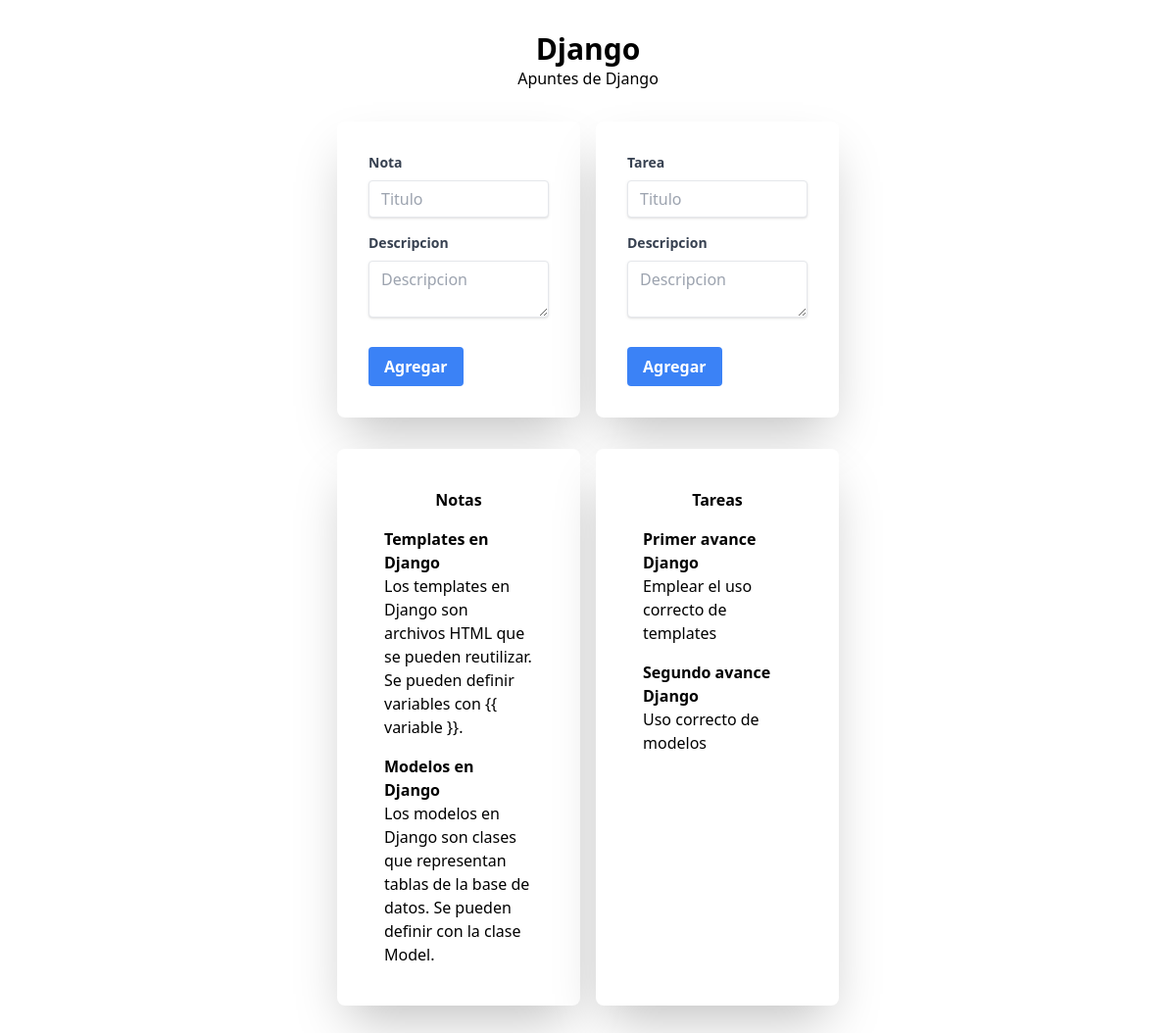
The page /apuntes/26 on the database its author committed.
### app/models.py (models this page shows, shortened)
class Agenda(models.Model):
    nombre = models.CharField(max_length=50)
    descripcion = models.CharField(max_length=200)

class Nota(models.Model):
    titulo = models.CharField(max_length=50)
    descripcion = models.CharField(max_length=200)
    agenda = models.ForeignKey(Agenda, on_delete=models.CASCADE)

class Tarea(models.Model):
    titulo = models.CharField(max_length=50)
    descripcion = models.CharField(max_length=200)
    estado = models.BooleanField(default=False)
    agenda = models.ForeignKey(Agenda, on_delete=models.CASCADE)

### app/views.py (the view, shortened to what this page needs)
# urls.py: path('apuntes/', crear_agenda, name='index'), # por si no se pone el id
@csrf_exempt
def apuntes(request, id):
  try:
    agenda = Agenda.objects.get(id=id)
    notas = Nota.objects.filter(agenda=agenda)
    tareas = Tarea.objects.filter(agenda=agenda)
  except Agenda.DoesNotExist:
    return redirect('index')
  template = loader.get_template('apuntes.html')
  context = {'agenda': agenda, 'notas': notas, 'tareas': tareas}
  render = template.render(context)
  return HttpResponse(render)

### templates/apuntes.html (shortened to what this page needs)
<!DOCTYPE html>
<html lang="es">
<head>
  <script src="https://cdn.tailwindcss.com"></script>
</head>
<body>
  <div class="flex justify-center items-center pt-8">
    <div class="bg-white rounded-lg">
      <h1 class="text-3xl font-bold text-center">{{agenda.nombre}}</h1>
      <p>{{agenda.descripcion}}</p>
    </div>
  </div>
  <div class="grid grid-cols-2 gap-4 max-w-lg mx-auto my-8">
    <div class="bg-white rounded-lg shadow-2xl p-8 max-w-[260px]">
      <form class="" action="{% url 'apuntes' agenda.id %}" method="POST">
        <div class="mb-4">
          <label class="block text-gray-700 text-sm font-bold mb-2" for="nota-titulo">
            Nota
          </label>
          <input class="shadow appearance-none border rounded w-full py-2 px-3 text-gray-700 leading-tight focus:outline-none focus:shadow-outline"
            id="nota-titulo" type="text" placeholder="Titulo" name="titulo" required>
        </div>
        <div class="mb-6">
          <label class="block text-gray-700 text-sm font-bold mb-2" for="nota-descripcion">
            Descripcion
          </label>
          <textarea class="shadow appearance-none border rounded w-full py-2 px-3 text-gray-700 leading-tight focus:outline-none focus:shadow-outline"
            id="nota-descripcion" type="text" placeholder="Descripcion" name="descripcion"></textarea>
        </div>
        <div class="flex items-center justify-between">
          <button class="bg-blue-500 hover:bg-blue-700 text-white font-bold py-2 px-4 rounded focus:outline-none focus:shadow-outline"
            type="submit" name="submit">
            Agregar
          </button>
        </div>
      </form>
    </div>
    <div class="bg-white rounded-lg shadow-2xl p-8 max-w-[260px]">
      <form class="" action="{% url 'apuntes' agenda.id %}" method="POST">
        <div class="mb-4">
          <label class="block text-gray-700 text-sm font-bold mb-2" for="tarea-titulo">
            Tarea
          </label>
          <input class="shadow appearance-none border rounded w-full py-2 px-3 text-gray-700 leading-tight focus:outline-none focus:shadow-outline"
            id="tarea-titulo" type="text" placeholder="Titulo" name="titulo" required>
        </div>
        <div class="mb-6">
          <label class="block text-gray-700 text-sm font-bold mb-2" for="tarea-descripcion">
            Descripcion
          </label>
          <textarea class="shadow appearance-none border rounded w-full py-2 px-3 text-gray-700 leading-tight focus:outline-none focus:shadow-outline"
            id="tarea-descripcion" type="text" placeholder="Descripcion" name="descripcion"></textarea>
        </div>
        <div class="flex items-center justify-between">
          <button class="bg-blue-500 hover:bg-blue-700 text-white font-bold py-2 px-4 rounded focus:outline-none focus:shadow-outline"
            type="submit" name="submit">
            Agregar
          </button>
        </div>
      </form>
    </div>
  </div>
  <div class="grid grid-cols-2 gap-4 max-w-lg mx-auto my-8">
    <div class="bg-white rounded-lg shadow-2xl p-8 max-w-[250px]">
      <table class="table-auto">
        <thead>
          <tr>
            <th class="px-4 py-2">Notas</th>
          </tr>
        </thead>
        <tbody>
          {% for nota in notas %}
            <tr>
                <td class="px-4 py-2">
                  <div class="font-bold">{{ nota.titulo }}</div>
                  <div class="">{{nota.descripcion}}</div>
                </td>
            </tr>
          {% endfor %}
      </table>
    </div>
    <div class="bg-white rounded-lg shadow-2xl p-8 max-w-[250px]">
      <table class="table-auto">
        <thead>
          <tr>
            <th class="px-4 py-2">Tareas</th>
          </tr>
        </thead>
        <tbody>
          {% for tarea in tareas %}
            <tr>
              <td class="px-4 py-2">
                <div class="font-bold">{{ tarea.titulo }}</div>
                <div class="">{{tarea.descripcion}}</div>
              </td>
            </tr>
          {% endfor %}
        </tbody>
      </table>
    </div>
</body>
</html>

### rows shown on the page
Agenda: nombre "Django", descripcion "Apuntes de Django"
Nota: titulo "Templates en Django", descripcion "Los templates en Django son archivos HTML que se pueden reutilizar. Se pueden definir variables con {{ variable }}."
Nota: titulo "Modelos en Django", descripcion "Los modelos en Django son clases que representan tablas de la base de datos. Se pueden definir con la clase Model."
Tarea: titulo "Primer avance Django", descripcion "Emplear el uso correcto de templates"
Tarea: titulo "Segundo avance Django", descripcion "Uso correcto de modelos"
